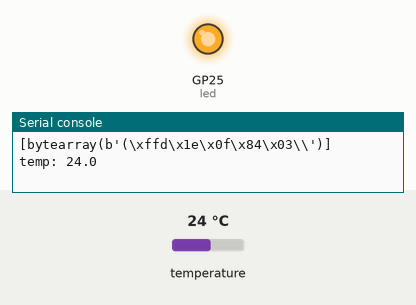
This program was run on a simulated Raspberry Pi Pico running MicroPython. Parts: output pins drawn as LEDs (lit = HIGH), the last lines printed to the serial console. The test bench sets the inputs (shaded band); at power-on: temperature 24 °C.

Above: at 3.5 s.
At 8.5 s:
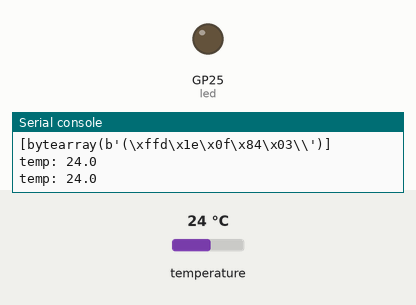
Timing chart, 0 to 14.1 s (numbered marks = the images above):
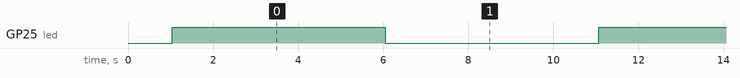

The program:

temp.py
```python
import ds18x20
import machine
import onewire
import time

from machine import Pin

ow = onewire.OneWire(Pin(27))
led = Pin("LED", Pin.OUT)

ds = ds18x20.DS18X20(ow)

addresses = ds.scan()
print(addresses)

time.sleep(1)

def read_temp(ds, addr):
    ds.convert_temp()
    value = ds.read_temp(addr)

    print(f"temp: {value}")
    led.toggle()


while True:
    read_temp(ds, addresses[0])

    time.sleep(5)
```

Measured:
- by itself, GP25 (led): alternates HIGH for 5.0 s and LOW for 5.0 s
